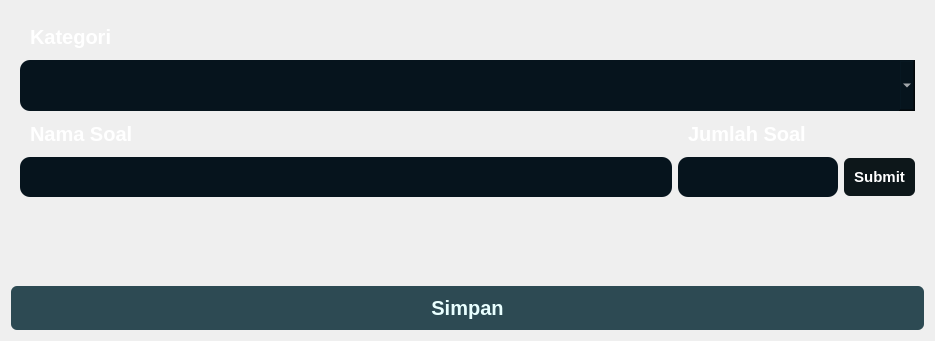
              <widget class="QWidget" name="page_Main_Input_Quis">
               <property name="styleSheet">
                <string notr="true">QWidget{
    background: qlineargradient(
        x2:0, y1:1,
        x2:1, y2:1,
        stop:0 #040e0f,
        stop:1 #054247
    );
    font-family: &quot;Century Gothic&quot;;
    font-size: 15px;
    color: #E9FFFF;

    border-radius: 10px;

}</string>
               </property>
               <layout class="QVBoxLayout" name="verticalLayout_18">
                <item>
                 <widget class="QWidget" name="widget_Input_Nama_Latihan" native="true">
                  <property name="maximumSize">
                   <size>
                    <width>16777215</width>
                    <height>16777215</height>
                   </size>
                  </property>
                  <property name="styleSheet">
                   <string notr="true">QWidget{
background-color: rgba(0,0,0,0);
	border-radius:12px;
	font-size:18px;
	padding :5px;
	color:white;
}</string>
                  </property>
                  <layout class="QVBoxLayout" name="verticalLayout_23">
                   <item>
                    <widget class="QLabel" name="label_17">
                     <property name="styleSheet">
                      <string notr="true">QLabel {
	background-color: rgba(0,0,0,0);
	color:white;
    border-radius: 15px;
	font-weight:bold;
	font-size:20px;
}



</string>
                     </property>
                     <property name="text">
                      <string>Kategori</string>
                     </property>
                    </widget>
                   </item>
                   <item>
                    <layout class="QHBoxLayout" name="horizontalLayout_13">
                     <item>
                      <widget class="QComboBox" name="comboBox_Nama_KategoriSoal">
                       <property name="maximumSize">
                        <size>
                         <width>16777215</width>
                         <height>16777215</height>
                        </size>
                       </property>
                       <property name="sizeIncrement">
                        <size>
                         <width>0</width>
                         <height>0</height>
                        </size>
                       </property>
                       <property name="styleSheet">
                        <string notr="true">QComboBox {
	qproperty-alignment: AlignCenter;
	background-color:#06141D;
    font-size: 25px;
	border-radius: 10px;
	color:white;
	Padding:10px;
}
QComboBox:focus{
    border: 2px solid rgb(25, 201, 255); 
    background-color: #253745;
}
 QComboBox QAbstractItemView {
	qproperty-alignment: AlignCenter;
	background-color:Black;
    font-size: 25px;
	border-radius: 10px;
	color:white;
	Padding:10px;
}</string>
                       </property>
                       <property name="editable">
                        <bool>true</bool>
                       </property>
                       <property name="placeholderText">
                        <string>Isi folder ...</string>
                       </property>
                      </widget>
                     </item>
                    </layout>
                   </item>
                   <item>
                    <layout class="QHBoxLayout" name="horizontalLayout_18">
                     <item>
                      <layout class="QVBoxLayout" name="verticalLayout_29">
                       <item>
                        <widget class="QLabel" name="label_18">
                         <property name="minimumSize">
                          <size>
                           <width>652</width>
                           <height>0</height>
                          </size>
                         </property>
                         <property name="styleSheet">
                          <string notr="true">QLabel {
	background-color: rgba(0,0,0,0);
	color:white;
    border-radius: 15px;
	font-weight:bold;
	font-size:20px;
}



</string>
                         </property>
                         <property name="text">
                          <string>Nama Soal</string>
                         </property>
                        </widget>
                       </item>
                       <item>
                        <widget class="QLineEdit" name="lineEdit_Nama_Soal">
                         <property name="minimumSize">
                          <size>
                           <width>652</width>
                           <height>0</height>
                          </size>
                         </property>
                         <property name="styleSheet">
                          <string notr="true">QLineEdit{
	background-color:#06141D;
    font-size: 15px;
	border-radius: 10px;
	color:white;
	Padding:10px;
}
QLineEdit:focus{
    border: 2px solid rgb(25, 201, 255); 
    background-color: #253745;
}</string>
                         </property>
                         <property name="placeholderText">
                          <string/>
                         </property>
                        </widget>
                       </item>
                      </layout>
                     </item>
                     <item>
                      <layout class="QVBoxLayout" name="verticalLayout_24">
                       <item>
                        <widget class="QLabel" name="label_19">
                         <property name="styleSheet">
                          <string notr="true">QLabel {
	background-color: rgba(0,0,0,0);
	color:white;
    border-radius: 15px;
	font-weight:bold;
	font-size:20px;
}



</string>
                         </property>
                         <property name="text">
                          <string>Jumlah Soal</string>
                         </property>
                        </widget>
                       </item>
                       <item>
                        <layout class="QHBoxLayout" name="horizontalLayout_17">
                         <item>
                          <widget class="QLineEdit" name="lineEdit_JumlahSoal">
                           <property name="styleSheet">
                            <string notr="true">QLineEdit{
	background-color:#06141D;
    font-size: 15px;
	border-radius: 10px;
	color:white;
	Padding:10px;
}
QLineEdit:focus{
    border: 2px solid rgb(25, 201, 255); 
    background-color: #253745;
}</string>
                           </property>
                           <property name="placeholderText">
                            <string/>
                           </property>
                          </widget>
                         </item>
                         <item>
                          <widget class="QPushButton" name="btn_JumlahSoal">
                           <property name="styleSheet">
                            <string notr="true">QPushButton {
	qproperty-alignment: AlignLeft;
	background-color:#0D171A;
    border-radius: 6px;
	font-weight:bold;
	font-size:15px;
	padding :10px;
	
}

QPushButton:hover {
    background-color: rgba(0, 0, 0, 120);
}


</string>
                           </property>
                           <property name="text">
                            <string>Submit</string>
                           </property>
                          </widget>
                         </item>
                        </layout>
                       </item>
                      </layout>
                     </item>
                    </layout>
                   </item>
                  </layout>
                 </widget>
                </item>
                <item>
                 <widget class="QScrollArea" name="scrollArea_Quis">
                  <property name="widgetResizable">
                   <bool>true</bool>
                  </property>
                  <widget class="QWidget" name="scrollAreaWidgetContents">
                   <property name="geometry">
                    <rect>
                     <x>0</x>
                     <y>0</y>
                     <width>78</width>
                     <height>24</height>
                    </rect>
                   </property>
                   <layout class="QVBoxLayout" name="verticalLayout_20">
                    <item>
                     <layout class="QVBoxLayout" name="verticalLayout_Quis"/>
                    </item>
                   </layout>
                  </widget>
                 </widget>
                </item>
                <item>
                 <widget class="QPushButton" name="btn_SimpanSoal">
                  <property name="styleSheet">
                   <string notr="true">QPushButton {
	qproperty-alignment: AlignLeft;
	background-color:#2D4A53;
    border-radius: 6px;
	font-weight:bold;
	font-size:20px;
	padding :10px;
	
}

QPushButton:hover {
    background-color: rgba(0, 0, 0, 120);
}


</string>
                  </property>
                  <property name="text">
                   <string>Simpan</string>
                  </property>
                 </widget>
                </item>
               </layout>
              </widget>
